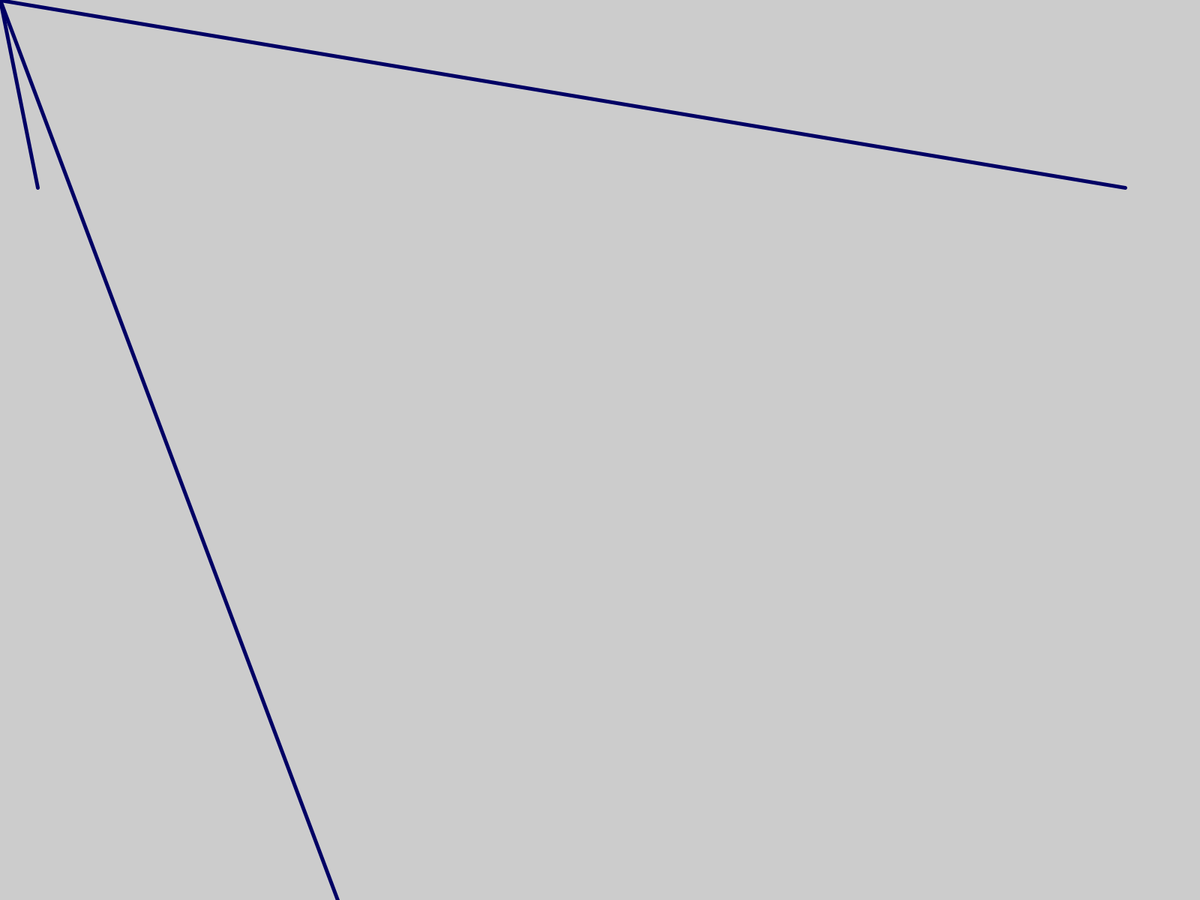
Frame 1 (no input)
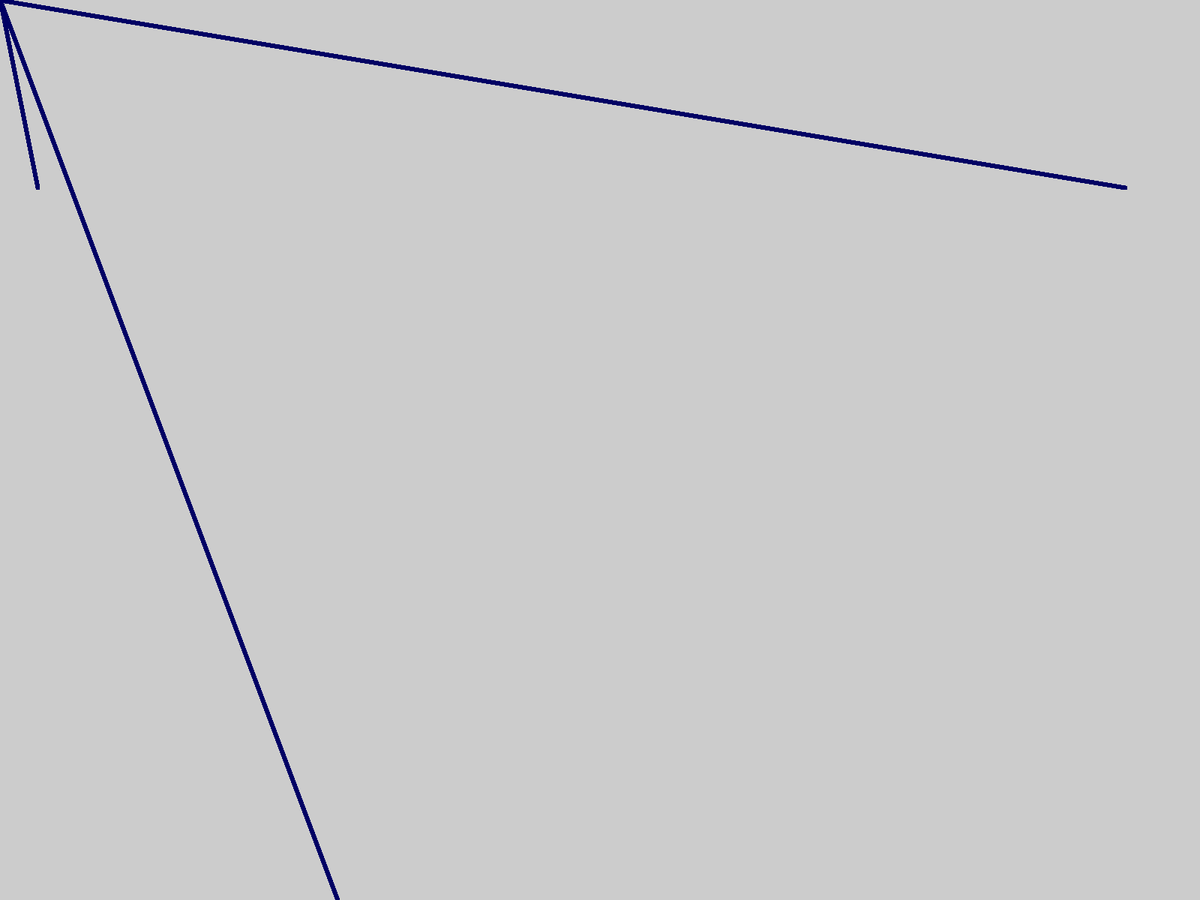
Frame 60 (the mouse pressed at the canvas centre just before this capture)
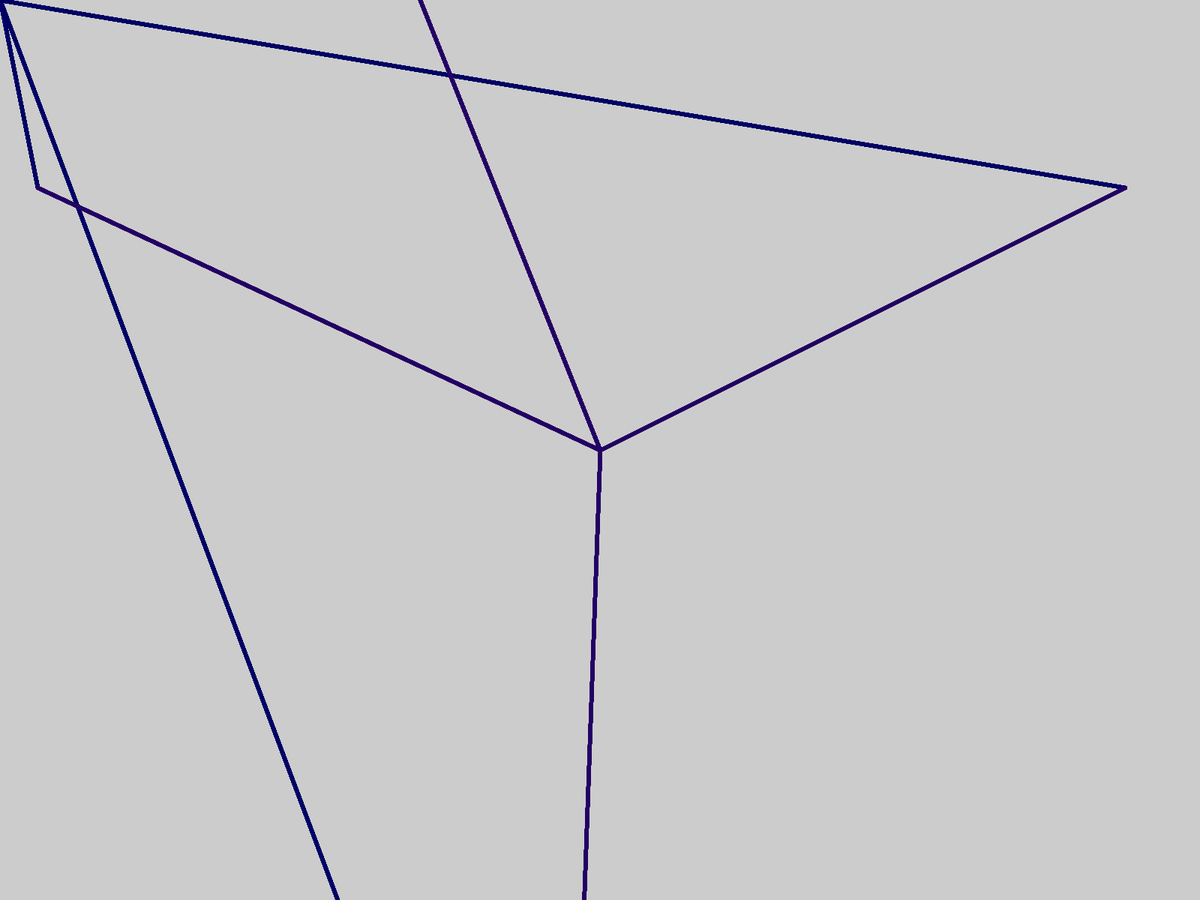
Frame 120 (the mouse held since frame 60 and released just before this capture)

The Processing sketch that drew these frames (run headless with seeded random() and noise(); from frame 60 on, the mouse is pressed at the canvas centre):

// Processing sketch: sketch_1_2
// ── sketch_1_2.pde
void setup () {
  fullScreen();
  // size(400, 400);
}

void draw () {
  // background / reset
  // background (255);
  
  // stroke options
  strokeWeight(5);
  //stroke(mouseX % 255, 100, 100);
  stroke(mouseX % 255, 0, 100);
  
  // point
  //point(200, 200);
  //point(600, 0);
  
  // point interactive
  //point (mouseX, mouseY);
  
  // line
  //line(200, 50, 400, 350);
  
  // output
  //println(mouseX, mouseY);
 
  // line interactive
  line(50, 250, mouseX, mouseY);
  line(mouseX, mouseY, 1500, 250);
  line(mouseX, mouseY, 500, -150);
  line(mouseX, mouseY, 750, 2000);
}
